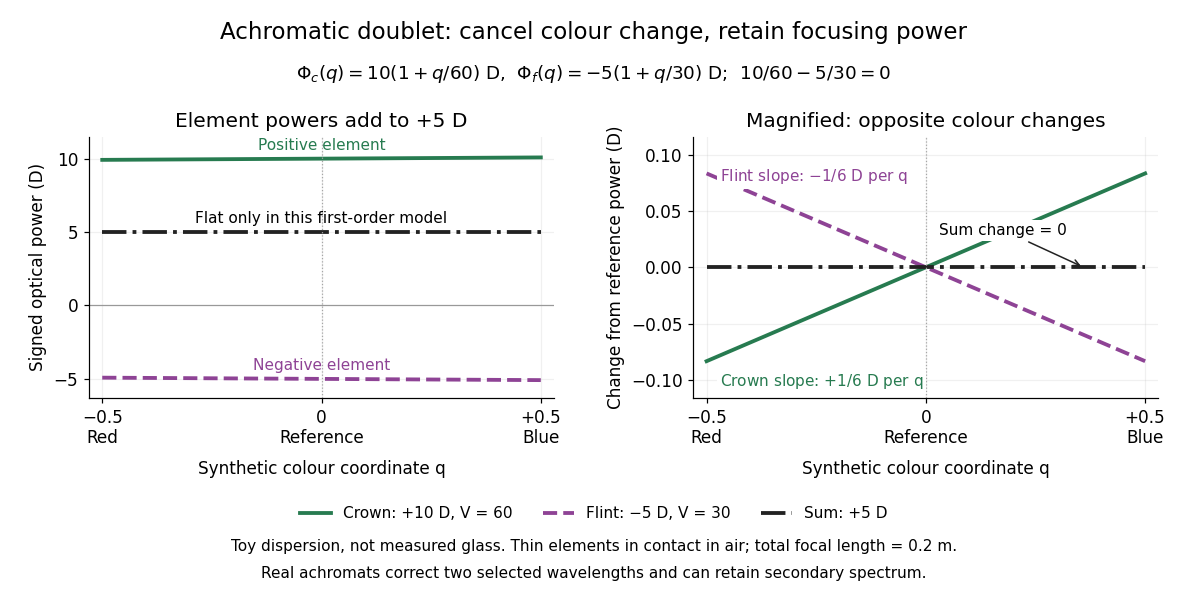

Here is the Python script that generated this plot:
"""Generate achromatic-doublet-power-cancellation.png in the working directory.

Run from _media with Python 3.14.4, matplotlib 3.10.7, numpy 2.3.5.
Original signed-power diagram. Phi_i(q) = Phi_i,d * (1 + q/V_i).
The exactly flat sum belongs only to this first-order synthetic model.
"""

from pathlib import Path

import matplotlib

matplotlib.use("Agg")
import matplotlib.pyplot as plt
import numpy as np


def main():
    q = np.linspace(-.5, .5, 201)
    crown = 10 * (1 + q / 60)
    flint = -5 * (1 + q / 30)
    total = crown + flint
    assert np.allclose(total, 5, atol=2e-15, rtol=0)
    assert np.allclose(crown[[0, -1]], [119 / 12, 121 / 12])
    assert np.allclose(flint[[0, -1]], [-59 / 12, -61 / 12])
    plt.rcParams.update({"font.size": 11, "figure.facecolor": "white",
                         "axes.facecolor": "white", "axes.spines.top": False,
                         "axes.spines.right": False})
    fig, (power, change) = plt.subplots(1, 2, figsize=(10.8, 5.4), dpi=110)
    fig.subplots_adjust(left=.075, right=.975, bottom=.33, top=.77, wspace=.30)
    green, purple, black = "#277b50", "#8e4395", "#222222"
    curves = [(crown, crown - 10, green, "-", "Crown: +10 D, V = 60"),
              (flint, flint + 5, purple, "--", "Flint: −5 D, V = 30"),
              (total, total - 5, black, "-.", "Sum: +5 D")]
    for values, shifts, colour, style, label in curves:
        power.plot(q, values, color=colour, linestyle=style, lw=2.5, label=label)
        change.plot(q, shifts, color=colour, linestyle=style, lw=2.5)
    for axis in (power, change):
        axis.set_xlim(-.53, .53)
        axis.set_xticks([-.5, 0, .5], ["−0.5\nRed", "0\nReference", "+0.5\nBlue"])
        axis.set_xlabel("Synthetic colour coordinate q", labelpad=8)
        axis.grid(alpha=.18)
        axis.axvline(0, color="0.65", lw=.8, linestyle=":")
    power.axhline(0, color="0.6", lw=.8)
    power.set(ylim=(-6.3, 11.5), yticks=[-5, 0, 5, 10],
              ylabel="Signed optical power (D)", title="Element powers add to +5 D")
    power.text(0, 10.6, "Positive element", ha="center", color=green, fontsize=10)
    power.text(0, 5.6, "Flat only in this first-order model", ha="center", fontsize=10)
    power.text(0, -4.4, "Negative element", ha="center", color=purple, fontsize=10)
    change.set(ylim=(-.116, .116), yticks=[-.1, -.05, 0, .05, .1],
               ylabel="Change from reference power (D)",
               title="Magnified: opposite colour changes")
    change.text(-.47, .077, r"Flint slope: $-1/6$ D per q", color=purple, fontsize=10,
                bbox={"facecolor": "white", "edgecolor": "none", "pad": 2})
    change.text(-.47, -.105, r"Crown slope: $+1/6$ D per q", color=green, fontsize=10,
                bbox={"facecolor": "white", "edgecolor": "none", "pad": 2})
    change.annotate("Sum change = 0", xy=(.36, 0), xytext=(.03, .029),
                    arrowprops={"arrowstyle": "->", "color": black}, fontsize=10,
                    bbox={"facecolor": "white", "edgecolor": "none", "pad": 2})
    fig.suptitle("Achromatic doublet: cancel colour change, retain focusing power",
                 fontsize=15, y=.965)
    fig.text(.5, .867, r"$\Phi_c(q)=10(1+q/60)$ D,  $\Phi_f(q)=-5(1+q/30)$ D;  $10/60-5/30=0$", ha="center", fontsize=12)
    handles, labels = power.get_legend_handles_labels()
    fig.legend(handles, labels, loc="lower center", bbox_to_anchor=(.5, .10),
               ncol=3, frameon=False, fontsize=10)
    fig.text(.5, .073, "Toy dispersion, not measured glass. Thin elements in contact in air; total focal length = 0.2 m.",
             ha="center", fontsize=10)
    fig.text(.5, .027, "Real achromats correct two selected wavelengths and can retain secondary spectrum.",
             ha="center", fontsize=10)
    fig.savefig(Path(__file__).stem + ".png", facecolor="white", transparent=False)
    plt.close(fig)


if __name__ == "__main__":
    main()
